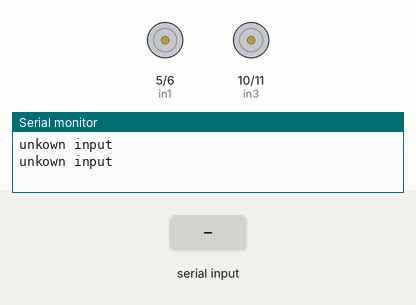
A sketch run on a simulated Arduino Uno, built with avr-gcc and run on an emulated ATmega328P. On the bench: motor-driver pin pairs drawn as motors (green arrow = first pin HIGH = forward, orange = second pin HIGH = backward, longer = more drive, scaled by the enable pin), the last lines printed to the serial monitor. Inputs (shaded band) come from the test bench.

Above: at 1.2 s.
1.3 s: "1" received over Serial
At 3.1 s:
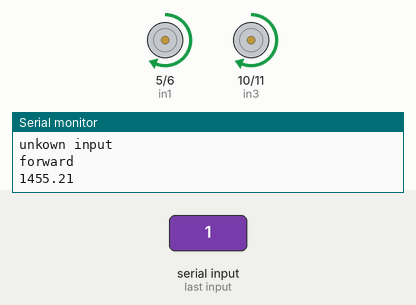
4.3 s: "2" received over Serial
At 5.1 s:
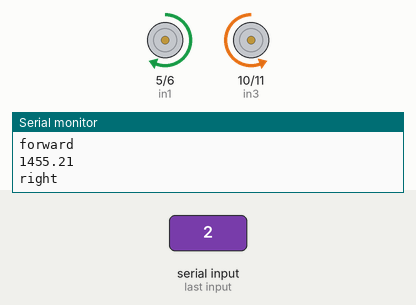
6.8 s: "3" received over Serial
At 7.9 s:
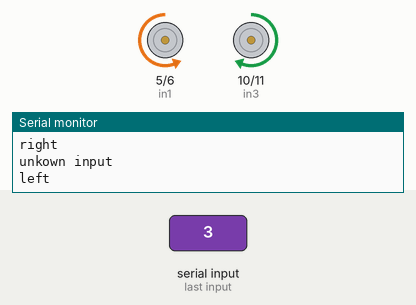
Timing chart, 0 to 9.8 s (numbered marks = the images above; inputs shaded):
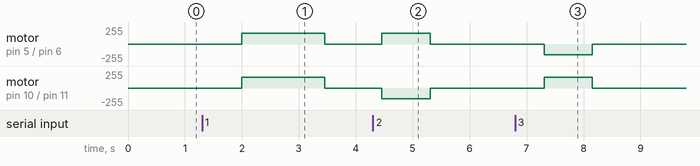

The sketch:

motor_utils.ino
```cpp
/*motor utilities code for 12V DC motor using L298N driver.
 * Fix the input voltage to the driver at 12V
 * Right motor - IN1 and IN2 ; Left motor IN3 and IN4
 */

#include<math.h>


// connect motor controller pins to Arduino digital pins
// motor one
int enA = 3;
int in1 = 5;
int in2 = 6;
// motor two
int enB = 9;
int in3 = 10;
int in4 = 11;
float rps = 1;                        //calibrate during the competition to ensure accuracy
float circumference = 21.99;  //calibrate

float dist = 0;
int flag = 0;
bool end_flag = false;


void setup()
{
  // set all the motor control pins to outputs
  pinMode(enA, OUTPUT);
  pinMode(enB, OUTPUT);
  pinMode(in1, OUTPUT);
  pinMode(in2, OUTPUT);
  pinMode(in3, OUTPUT);
  pinMode(in4, OUTPUT);
  Serial.begin(9600);
}
void demoOne()
{
  // this function will run the motors in both directions at a fixed speed
  // turn on motor A
  digitalWrite(in1,HIGH);
  digitalWrite(in2, LOW);
  // set speed to 200 out of possible range 0~255
  analogWrite(enA, 160);
  // turn on motor B
  digitalWrite(in3, HIGH);
  digitalWrite(in4, LOW);
  // set speed to 200 out of possible range 0~255
  analogWrite(enB, 160);
  delay(2000);
  // now change motor directions
  digitalWrite(in1, LOW);
  digitalWrite(in2, HIGH);
  digitalWrite(in3, LOW);
  digitalWrite(in4, HIGH);
  delay(2000);
  // now turn off motors
  digitalWrite(in1, LOW);
  digitalWrite(in2, LOW);
  digitalWrite(in3, LOW);
  digitalWrite(in4, LOW);
}
void demoTwo()
{
  // this function will run the motors across the range of possible speeds
  // note that maximum speed is determined by the motor itself and the operating voltage
  // the PWM values sent by analogWrite() are fractions of the maximum speed possible
  // by your hardware
  // turn on motors
  digitalWrite(in1, LOW);
  digitalWrite(in2, HIGH);
  digitalWrite(in3, LOW);
  digitalWrite(in4, HIGH);
  // accelerate from zero to maximum speed
  for (int i = 0; i < 256; i++)
  {
    analogWrite(enA, i);
    analogWrite(enB, i);
    delay(20);
  }
  // decelerate from maximum speed to zero
  for (int i = 255; i >= 0; --i)
  {
    analogWrite(enA, i);
    analogWrite(enB, i);
    delay(20);
  }
  // now turn off motors
  digitalWrite(in1, LOW);
  digitalWrite(in2, LOW);
  digitalWrite(in3, LOW);
  digitalWrite(in4, LOW);
}

int forward(float dist)
{
  float time;
  time = (dist/(rps*circumference))*1000;
  Serial.println(time);

  digitalWrite(in1, HIGH);
  digitalWrite(in2, LOW);
  digitalWrite(in3, HIGH);
  digitalWrite(in4, LOW);
  analogWrite(enA, 160);
  analogWrite(enB, 160);
  delay(time);
  digitalWrite(in1, LOW);
  digitalWrite(in2, LOW);
  digitalWrite(in3, LOW);
  digitalWrite(in4, LOW);

  return 1;
}

int reverse(float dist)
{
  float time;
  time = (dist/(rps*circumference))*1000;
  Serial.println(time);

  digitalWrite(in1, LOW);
  digitalWrite(in2, HIGH);
  digitalWrite(in3, LOW);
  digitalWrite(in4, HIGH);
  analogWrite(enA, 160);
  analogWrite(enB, 160);
  delay(time);
  digitalWrite(in1, LOW);
  digitalWrite(in2, LOW);
  digitalWrite(in3, LOW);
  digitalWrite(in4, LOW);
}

int pivot_right()
{

  digitalWrite(in1, HIGH);
  digitalWrite(in2, LOW);
  digitalWrite(in3, LOW);
  digitalWrite(in4, HIGH);
  analogWrite(enA, 160);
  analogWrite(enB, 160);
  delay(850);
  digitalWrite(in1, LOW);
  digitalWrite(in2, LOW);
  digitalWrite(in3, LOW);
  digitalWrite(in4, LOW);
  return 1;
}

int pivot_left()
{

  digitalWrite(in1, LOW);
  digitalWrite(in2, HIGH);
  digitalWrite(in3, HIGH);
  digitalWrite(in4, LOW);
  analogWrite(enA, 160);
  analogWrite(enB, 160);
  delay(850);
  digitalWrite(in1, LOW);
  digitalWrite(in2, LOW);
  digitalWrite(in3, LOW);
  digitalWrite(in4, LOW);
  return 1;
}

int u_turn()
{

  digitalWrite(in1, LOW);
  digitalWrite(in2, HIGH);
  digitalWrite(in3, HIGH);
  digitalWrite(in4, LOW);
  analogWrite(enA, 160);
  analogWrite(enB, 160);
  delay(1700);
  digitalWrite(in1, LOW);
  digitalWrite(in2, LOW);
  digitalWrite(in3, LOW);
  digitalWrite(in4, LOW);
  return 1;
}

int stop()
{
  digitalWrite(in1, LOW);
  digitalWrite(in2, LOW);
  digitalWrite(in3, LOW);
  digitalWrite(in4, LOW);

  return 1;
}


void loop()
{
  Serial.flush();
  switch(Serial.read())
  {
  case '1':
      Serial.println("forward");
      flag = forward(32);
      if(flag==1)
      break;
  case '2':
      Serial.println("right");
      flag = pivot_right();
      if(flag==1)
      break;
   case '3':
       Serial.println("left");
       flag = pivot_left();
       if(flag==1)
       break;
   case '0':
        Serial.println("Stop");
        flag = stop();
        if(flag==1)
        break;
    case '7':
         Serial.println("u_turn");
         flag = u_turn();
         if(flag==1)
          break;
    default:
        Serial.println("unkown input");

  }
  delay(1000);
}
```

Measured:
- after the input at 1.3 s, motor on pin 5 (in1) / pin 6 (in2), motor on pin 10 (in3) / pin 11 (in4): stopped → forward 160/255 after 0.70 s, → stopped 1.5 s later
- after the input at 4.3 s, motor on pin 5 (in1) / pin 6 (in2): stopped → forward 160/255 after 0.16 s, → stopped 0.85 s later; motor on pin 10 (in3) / pin 11 (in4): stopped → backward 160/255 after 0.16 s, → stopped 0.85 s later
- after the input at 6.8 s, motor on pin 5 (in1) / pin 6 (in2): stopped → backward 160/255 after 0.51 s, → stopped 0.85 s later; motor on pin 10 (in3) / pin 11 (in4): stopped → forward 160/255 after 0.51 s, → stopped 0.85 s later
